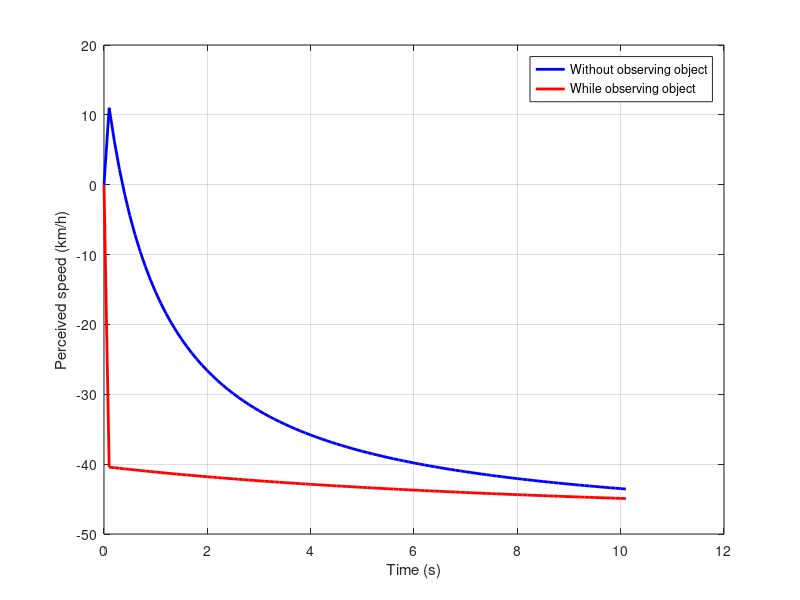

Source code (MATLAB):
% Define parameters
train_speed = 50; % km/h
observer_distance = 5; % m
object_distance = 10; % m
object_speed = 0; % stationary object
time_step = 0.1; % seconds
duration = 10; % seconds

% Initialize arrays
time_array1 = 0;
perceived_speed_array1 = 0;
time_array2 = 0;
perceived_speed_array2 = 0;

% Initialize variables
observer_position = observer_distance;
object_position = object_distance;
time = 0;

% Simulate motion without observing object
while time < duration
    % Update observer position
    observer_position = observer_position + (train_speed/3.6) * time_step;
    
    % Calculate perceived speed
    perceived_speed1 = train_speed * (object_distance - observer_position) / (object_distance + observer_position);
    
    % Update time
    time = time + time_step;
    
    % Store results
    time_array1(end+1) = time;
    perceived_speed_array1(end+1) = perceived_speed1;
end

% Simulate motion while observing object
time = 0;
while time < duration
    % Update observer and object positions
    observer_position = observer_position + (train_speed/3.6) * time_step;
    object_position = object_position + (object_speed/3.6) * time_step;
    
    % Calculate perceived speed
    perceived_speed2 = train_speed * (object_distance + object_position - observer_position) / (object_distance + observer_position);
    
    % Update time
    time = time + time_step;
    
    % Store results
    time_array2(end+1) = time;
    perceived_speed_array2(end+1) = perceived_speed2;
end

% Plot results
figure;
plot(time_array1, perceived_speed_array1, 'b-', 'LineWidth', 2);
hold on;
plot(time_array2, perceived_speed_array2, 'r-', 'LineWidth', 2);
xlabel('Time (s)');
ylabel('Perceived speed (km/h)');
legend('Without observing object', 'While observing object');
grid on;
